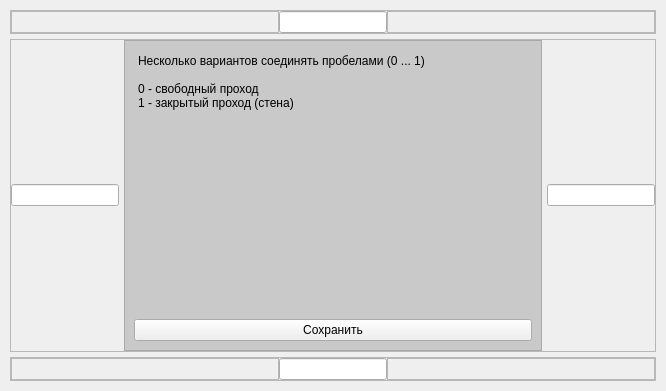
<?xml version="1.0" encoding="UTF-8"?>
<ui version="4.0">
 <class>MainWindow</class>
 <widget class="QMainWindow" name="MainWindow">
  <property name="geometry">
   <rect>
    <x>0</x>
    <y>0</y>
    <width>666</width>
    <height>391</height>
   </rect>
  </property>
  <property name="windowTitle">
   <string>MainWindow</string>
  </property>
  <widget class="QWidget" name="centralwidget">
   <layout class="QVBoxLayout" name="verticalLayout">
    <property name="spacing">
     <number>5</number>
    </property>
    <property name="leftMargin">
     <number>10</number>
    </property>
    <property name="topMargin">
     <number>10</number>
    </property>
    <property name="rightMargin">
     <number>10</number>
    </property>
    <property name="bottomMargin">
     <number>10</number>
    </property>
    <item>
     <widget class="QFrame" name="frame_6">
      <property name="frameShape">
       <enum>QFrame::StyledPanel</enum>
      </property>
      <property name="frameShadow">
       <enum>QFrame::Raised</enum>
      </property>
      <layout class="QHBoxLayout" name="horizontalLayout">
       <property name="spacing">
        <number>0</number>
       </property>
       <property name="leftMargin">
        <number>0</number>
       </property>
       <property name="topMargin">
        <number>0</number>
       </property>
       <property name="rightMargin">
        <number>0</number>
       </property>
       <property name="bottomMargin">
        <number>0</number>
       </property>
       <item>
        <widget class="QFrame" name="frame">
         <property name="sizePolicy">
          <sizepolicy hsizetype="Expanding" vsizetype="Preferred">
           <horstretch>0</horstretch>
           <verstretch>0</verstretch>
          </sizepolicy>
         </property>
         <property name="frameShape">
          <enum>QFrame::StyledPanel</enum>
         </property>
         <property name="frameShadow">
          <enum>QFrame::Raised</enum>
         </property>
        </widget>
       </item>
       <item>
        <widget class="QLineEdit" name="top">
         <property name="sizePolicy">
          <sizepolicy hsizetype="Fixed" vsizetype="Fixed">
           <horstretch>0</horstretch>
           <verstretch>0</verstretch>
          </sizepolicy>
         </property>
        </widget>
       </item>
       <item>
        <widget class="QFrame" name="frame_2">
         <property name="sizePolicy">
          <sizepolicy hsizetype="Expanding" vsizetype="Preferred">
           <horstretch>0</horstretch>
           <verstretch>0</verstretch>
          </sizepolicy>
         </property>
         <property name="frameShape">
          <enum>QFrame::StyledPanel</enum>
         </property>
         <property name="frameShadow">
          <enum>QFrame::Raised</enum>
         </property>
        </widget>
       </item>
      </layout>
     </widget>
    </item>
    <item>
     <widget class="QFrame" name="frame_7">
      <property name="sizePolicy">
       <sizepolicy hsizetype="Expanding" vsizetype="Expanding">
        <horstretch>0</horstretch>
        <verstretch>0</verstretch>
       </sizepolicy>
      </property>
      <property name="frameShape">
       <enum>QFrame::StyledPanel</enum>
      </property>
      <property name="frameShadow">
       <enum>QFrame::Raised</enum>
      </property>
      <layout class="QHBoxLayout" name="horizontalLayout_2">
       <property name="spacing">
        <number>5</number>
       </property>
       <property name="leftMargin">
        <number>0</number>
       </property>
       <property name="topMargin">
        <number>0</number>
       </property>
       <property name="rightMargin">
        <number>0</number>
       </property>
       <property name="bottomMargin">
        <number>0</number>
       </property>
       <item>
        <widget class="QLineEdit" name="left">
         <property name="sizePolicy">
          <sizepolicy hsizetype="Fixed" vsizetype="Fixed">
           <horstretch>0</horstretch>
           <verstretch>0</verstretch>
          </sizepolicy>
         </property>
        </widget>
       </item>
       <item>
        <widget class="QFrame" name="frame_5">
         <property name="sizePolicy">
          <sizepolicy hsizetype="Expanding" vsizetype="Preferred">
           <horstretch>0</horstretch>
           <verstretch>0</verstretch>
          </sizepolicy>
         </property>
         <property name="styleSheet">
          <string notr="true">QFrame {background: rgba(50, 50, 50, 0.2)}</string>
         </property>
         <property name="frameShape">
          <enum>QFrame::StyledPanel</enum>
         </property>
         <property name="frameShadow">
          <enum>QFrame::Raised</enum>
         </property>
         <layout class="QVBoxLayout" name="verticalLayout_2">
          <item>
           <widget class="QPlainTextEdit" name="text">
            <property name="styleSheet">
             <string notr="true">background: transparent; border: none;</string>
            </property>
            <property name="plainText">
             <string>Несколько вариантов соединять пробелами (0 ... 1)

0 - свободный проход
1 - закрытый проход (стена)
</string>
            </property>
           </widget>
          </item>
          <item>
           <widget class="QPushButton" name="save">
            <property name="styleSheet">
             <string notr="true"/>
            </property>
            <property name="text">
             <string>Сохранить</string>
            </property>
           </widget>
          </item>
         </layout>
        </widget>
       </item>
       <item>
        <widget class="QLineEdit" name="right">
         <property name="sizePolicy">
          <sizepolicy hsizetype="Fixed" vsizetype="Fixed">
           <horstretch>0</horstretch>
           <verstretch>0</verstretch>
          </sizepolicy>
         </property>
        </widget>
       </item>
      </layout>
     </widget>
    </item>
    <item>
     <widget class="QFrame" name="frame_8">
      <property name="frameShape">
       <enum>QFrame::StyledPanel</enum>
      </property>
      <property name="frameShadow">
       <enum>QFrame::Raised</enum>
      </property>
      <layout class="QHBoxLayout" name="horizontalLayout_3">
       <property name="spacing">
        <number>0</number>
       </property>
       <property name="leftMargin">
        <number>0</number>
       </property>
       <property name="topMargin">
        <number>0</number>
       </property>
       <property name="rightMargin">
        <number>0</number>
       </property>
       <property name="bottomMargin">
        <number>0</number>
       </property>
       <item>
        <widget class="QFrame" name="frame_4">
         <property name="sizePolicy">
          <sizepolicy hsizetype="Expanding" vsizetype="Preferred">
           <horstretch>0</horstretch>
           <verstretch>0</verstretch>
          </sizepolicy>
         </property>
         <property name="frameShape">
          <enum>QFrame::StyledPanel</enum>
         </property>
         <property name="frameShadow">
          <enum>QFrame::Raised</enum>
         </property>
        </widget>
       </item>
       <item>
        <widget class="QLineEdit" name="bottom">
         <property name="sizePolicy">
          <sizepolicy hsizetype="Fixed" vsizetype="Fixed">
           <horstretch>0</horstretch>
           <verstretch>0</verstretch>
          </sizepolicy>
         </property>
        </widget>
       </item>
       <item>
        <widget class="QFrame" name="frame_3">
         <property name="sizePolicy">
          <sizepolicy hsizetype="Expanding" vsizetype="Preferred">
           <horstretch>0</horstretch>
           <verstretch>0</verstretch>
          </sizepolicy>
         </property>
         <property name="frameShape">
          <enum>QFrame::StyledPanel</enum>
         </property>
         <property name="frameShadow">
          <enum>QFrame::Raised</enum>
         </property>
        </widget>
       </item>
      </layout>
     </widget>
    </item>
   </layout>
  </widget>
  <action name="action">
   <property name="text">
    <string>Новый</string>
   </property>
  </action>
  <action name="action_2">
   <property name="text">
    <string>Открыть</string>
   </property>
  </action>
  <action name="action_4">
   <property name="text">
    <string>Сохранить</string>
   </property>
  </action>
  <action name="action_5">
   <property name="text">
    <string>Сохранить как</string>
   </property>
  </action>
 </widget>
 <resources/>
 <connections/>
</ui>
